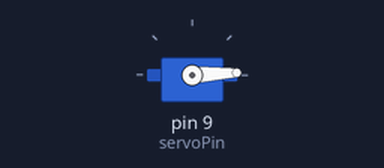
Bench run of a sketch on a simulated Arduino Uno, built with avr-gcc and run on an emulated ATmega328P. Shown: servo.

Above: at 0.05 s.
At 1.3 s:
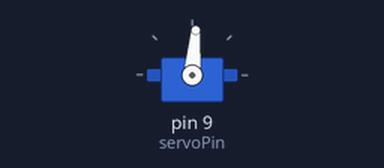
At 2.6 s:
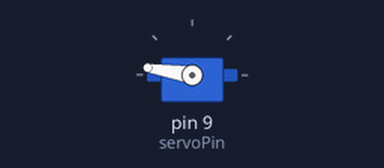
At 5.2 s:
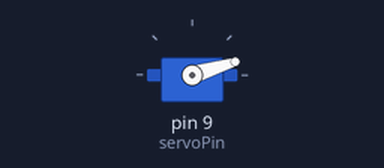
Timing chart, 0 to 7.1 s (numbered marks = the images above):
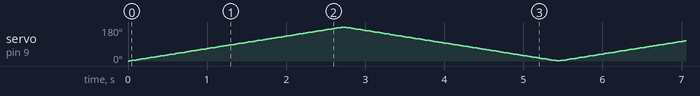

The sketch:

servoMotor.ino
```cpp
#include <Servo.h>

int servoPin = 9;
Servo myServo;
int angle = 0;

void setup() {
  myServo.attach(servoPin);

}

void loop() {
  for (angle = 0; angle < 180; angle ++){
    myServo.write(angle);
    delay(15);
  }
  for (angle = 180; angle > 0; angle --){
    myServo.write(angle);
    delay(15);
  }

}
```
